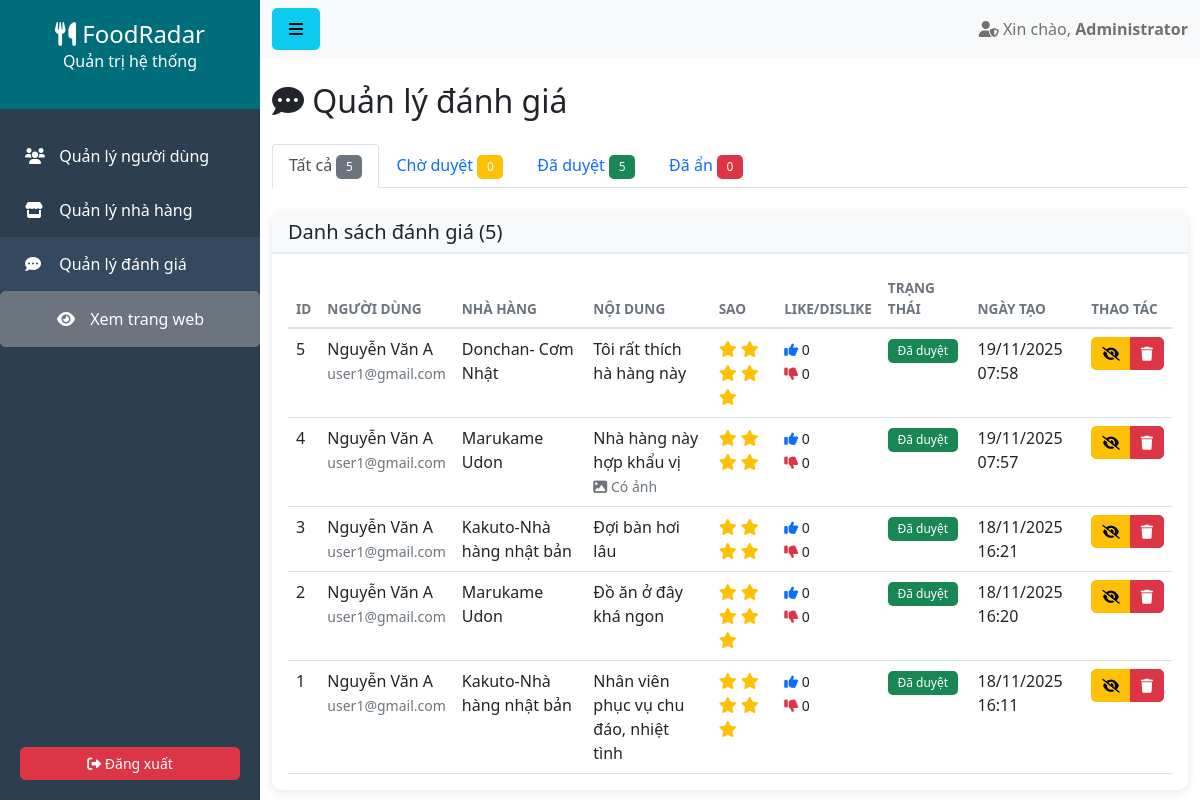
Page /admin/reviews.php (signed in) on the committed database.
### tables this page shows
CREATE TABLE `review` (
  `id` int NOT NULL,
  `restaurant_id` int DEFAULT NULL,
  `user_id` int DEFAULT NULL,
  `content` text NOT NULL,
  `star` int NOT NULL,
  `images` text,
  `likes` int DEFAULT 0,
  `dislikes` int DEFAULT 0,
  `status` enum('pending','approved','hidden') DEFAULT 'approved',
  `created_at` timestamp NULL DEFAULT CURRENT_TIMESTAMP,
  `updated_at` timestamp NULL DEFAULT CURRENT_TIMESTAMP ON UPDATE CURRENT_TIMESTAMP
);

CREATE TABLE `user` (
  `id` int NOT NULL,
  `fullname` varchar(255) NOT NULL,
  `email` varchar(255) NOT NULL,
  `password` varchar(255) NOT NULL,
  `role` enum('user','admin') DEFAULT 'user',
  `status` enum('active','locked') DEFAULT 'active',
  `created_at` timestamp NULL DEFAULT CURRENT_TIMESTAMP,
  `updated_at` timestamp NULL DEFAULT CURRENT_TIMESTAMP ON UPDATE CURRENT_TIMESTAMP
);

CREATE TABLE `restaurant` (
  `id` int NOT NULL,
  `category_id` int DEFAULT NULL,
  `name` varchar(255) NOT NULL,
  `address` varchar(255) NOT NULL,
  `description` text,
  `open_time` varchar(50) DEFAULT NULL,
  `images` text,
  `status` enum('active','hidden') DEFAULT 'active',
  `created_at` timestamp NULL DEFAULT CURRENT_TIMESTAMP,
  `updated_at` timestamp NULL DEFAULT CURRENT_TIMESTAMP ON UPDATE CURRENT_TIMESTAMP
);

### admin/reviews.php (the view, shortened to what this page needs)
<?php
require_once 'header.php';
$filter = isset($_GET['filter']) ? $_GET['filter'] : 'all';
$where_clause = '';
$sql = "SELECT r.*, u.fullname, u.email, rt.name as restaurant_name
        FROM review r
        JOIN user u ON r.user_id = u.id
        JOIN restaurant rt ON r.restaurant_id = rt.id
        $where_clause
        ORDER BY r.created_at DESC";
$result = mysqli_query($conn, $sql);
$reviews = [];
if ($result) {
    while ($row = mysqli_fetch_assoc($result)) {
        $reviews[] = $row;
    }
}
$counts = [
    'all' => 0,
    'pending' => 0,
    'approved' => 0,
    'hidden' => 0
];
$sql = "SELECT status, COUNT(*) as count FROM review GROUP BY status";
$result = mysqli_query($conn, $sql);
if ($result) {
    while ($row = mysqli_fetch_assoc($result)) {
        $counts[$row['status']] = $row['count'];
        $counts['all'] += $row['count'];
    }
}
?>
<div class="row mb-3">
    <div class="col-md-6">
        <h2><i class="fas fa-comment-dots"></i> Quản lý đánh giá</h2>
    </div>
</div>
<ul class="nav nav-tabs mb-4">
    <li class="nav-item">
        <a class="nav-link <?php echo $filter === 'all' ? 'active' : ''; ?>" href="reviews.php?filter=all">
            Tất cả <span class="badge bg-secondary"><?php echo $counts['all']; ?></span>
        </a>
    </li>
    <li class="nav-item">
        <a class="nav-link <?php echo $filter === 'pending' ? 'active' : ''; ?>" href="reviews.php?filter=pending">
            Chờ duyệt <span class="badge bg-warning"><?php echo $counts['pending']; ?></span>
        </a>
    </li>
    <li class="nav-item">
        <a class="nav-link <?php echo $filter === 'approved' ? 'active' : ''; ?>" href="reviews.php?filter=approved">
            Đã duyệt <span class="badge bg-success"><?php echo $counts['approved']; ?></span>
        </a>
    </li>
    <li class="nav-item">
        <a class="nav-link <?php echo $filter === 'hidden' ? 'active' : ''; ?>" href="reviews.php?filter=hidden">
            Đã ẩn <span class="badge bg-danger"><?php echo $counts['hidden']; ?></span>
        </a>
    </li>
</ul>
<div class="card">
    <div class="card-header">
        <h5 class="mb-0">Danh sách đánh giá (<?php echo count($reviews); ?>)</h5>
    </div>
    <div class="card-body">
        <?php if (empty($reviews)): ?>
            <p class="text-muted">Không có đánh giá nào.</p>
        <?php else: ?>
            <div class="table-responsive">
                <table class="table table-hover">
                    <thead>
                        <tr>
                            <th>ID</th>
                            <th>Người dùng</th>
                            <th>Nhà hàng</th>
                            <th>Nội dung</th>
                            <th>Sao</th>
                            <th>Like/Dislike</th>
                            <th>Trạng thái</th>
                            <th>Ngày tạo</th>
                            <th>Thao tác</th>
                        </tr>
                    </thead>
                    <tbody>
                        <?php foreach ($reviews as $review): ?>
                            <tr>
                                <td><?php echo $review['id']; ?></td>
                                <td>
                                    <div><?php echo htmlspecialchars($review['fullname']); ?></div>
                                    <small class="text-muted"><?php echo htmlspecialchars($review['email']); ?></small>
                                </td>
                                <td><?php echo htmlspecialchars($review['restaurant_name']); ?></td>
                                <td>
                                    <?php
                                    $content = htmlspecialchars($review['content']);
                                    echo strlen($content) > 50 ? substr($content, 0, 50) . '...' : $content;
                                    ?>
                                    <?php if (!empty($review['images'])): ?>
                                        <br><small class="text-muted"><i class="fas fa-image"></i> Có ảnh</small>
                                    <?php endif; ?>
                                </td>
                                <td>
                                    <?php for ($i = 0; $i < $review['star']; $i++): ?>
                                        <i class="fas fa-star text-warning"></i>
                                    <?php endfor; ?>
                                </td>
                                <td>
                                    <small>
                                        <i class="fas fa-thumbs-up text-primary"></i> <?php echo $review['likes']; ?><br>
                                        <i class="fas fa-thumbs-down text-danger"></i> <?php echo $review['dislikes']; ?>
                                    </small>
                                </td>
                                <td>
                                    <?php
                                    $badge_class = 'secondary';
                                    $status_text = 'Khác';
                                    if ($review['status'] === 'approved') {
                                        $badge_class = 'success';
                                        $status_text = 'Đã duyệt';
                                    } elseif ($review['status'] === 'pending') {
                                        $badge_class = 'warning';
                                        $status_text = 'Chờ duyệt';
                                    } elseif ($review['status'] === 'hidden') {
                                        $badge_class = 'danger';
                                        $status_text = 'Đã ẩn';
                                    }
                                    ?>
                                    <span class="badge bg-<?php echo $badge_class; ?>"><?php echo $status_text; ?></span>
                                </td>
                                <td><?php echo date('d/m/Y H:i', strtotime($review['created_at'])); ?></td>
                                <td>
                                    <div class="btn-group" role="group">
                                        <?php if ($review['status'] !== 'hidden'): ?>
                                            <a href="reviews.php?action=hide&id=<?php echo $review['id']; ?>&filter=<?php echo $filter; ?>"
                                               class="btn btn-sm btn-warning" title="Ẩn">
                                                <i class="fas fa-eye-slash"></i>
                                            </a>
                                        <?php endif; ?>
                                        <a href="reviews.php?action=delete&id=<?php echo $review['id']; ?>&filter=<?php echo $filter; ?>"
                                           class="btn btn-sm btn-danger" title="Xóa"
                                           onclick="return confirm('Bạn có chắc muốn xóa đánh giá này?')">
                                            <i class="fas fa-trash"></i>
                                        </a>
                                    </div>
                                </td>
                            </tr>
                        <?php endforeach; ?>
                    </tbody>
                </table>
            </div>
        <?php endif; ?>
    </div>
</div>
<?php require_once 'footer.php'; ?>

### assets/css/admin.css (style rules this page uses)
:root { --sidebar-width: 260px; --primary-color: #0098a9; --secondary-color: #006d7a; --sidebar-bg: #2c3e50; --sidebar-hover: #34495e; }
body { font-family: 'Segoe UI', Tahoma, Geneva, Verdana, sans-serif; }
.card { border: none; border-radius: 10px; box-shadow: 0 2px 10px rgba(0,0,0,0.1); margin-bottom: 20px; }
.card-header { background-color: #f8f9fa; border-bottom: 2px solid #e9ecef; border-radius: 10px 10px 0 0 !important; font-weight: bold; }
.table { margin-bottom: 0; }
.table thead th { border-bottom: 2px solid #dee2e6; font-weight: 600; text-transform: uppercase; font-size: 0.85rem; color: #6c757d; }
.btn { border-radius: 5px; padding: 8px 16px; font-weight: 500; transition: all 0.3s; }
.btn-sm { padding: 5px 10px; font-size: 0.875rem; }
.badge { padding: 5px 10px; font-weight: 500; border-radius: 5px; }
.card, .stat-card { animation: fadeIn 0.5s ease-in-out; }
.card { transition: all 0.3s ease; }
.table th { font-weight: 600; color: #2c3e50; border-bottom: 2px solid #dee2e6; }
.badge { padding: 0.5em 0.8em; font-weight: 500; }

### rows in the picture
review: id "5", user.fullname "Nguyễn Văn A", user.email "user1@gmail.com", restaurant.name "Donchan- Cơm Nhật", content "Tôi rất thích hà hàng này", star 5 (drawn), likes "0", dislikes "0", status "Đã duyệt", created_at "19/11/2025 07:58"
review: id "4", user.fullname "Nguyễn Văn A", user.email "user1@gmail.com", restaurant.name "Marukame Udon", content "Nhà hàng này hợp khẩu vị", shows "Có ảnh", star 4 (drawn), likes "0", dislikes "0", status "Đã duyệt", created_at "19/11/2025 07:57"
review: id "3", user.fullname "Nguyễn Văn A", user.email "user1@gmail.com", restaurant.name "Kakuto-Nhà hàng nhật bản", content "Đợi bàn hơi lâu", star 4 (drawn), likes "0", dislikes "0", status "Đã duyệt", created_at "18/11/2025 16:21"
review: id "2", user.fullname "Nguyễn Văn A", user.email "user1@gmail.com", restaurant.name "Marukame Udon", content "Đồ ăn ở đây khá ngon", star 5 (drawn), likes "0", dislikes "0", status "Đã duyệt", created_at "18/11/2025 16:20"
review: id "1", user.fullname "Nguyễn Văn A", user.email "user1@gmail.com", restaurant.name "Kakuto-Nhà hàng nhật bản", content "Nhân viên phục vụ chu đáo, nhiệt tình", star 5 (drawn), likes "0", dislikes "0", status "Đã duyệt", created_at "18/11/2025 16:11"

### other values in the picture
$_SESSION['fullname'] "Administrator"
$counts['all'] "5"
$counts['pending'] "0"
$counts['approved'] "5"
$counts['hidden'] "0"
count($reviews) "5"
